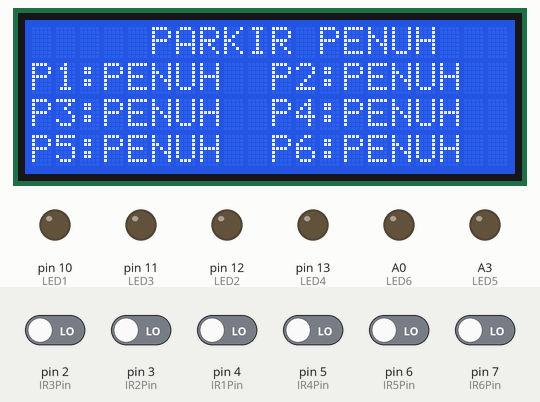
Bench run of a sketch on a simulated Arduino Uno, built with avr-gcc and run on an emulated ATmega328P. Parts: 20×4 character LCD, output pins drawn as LEDs (lit = HIGH). The inputs (shaded band) are chosen by the test bench; at power-on: pin 2 (IR3Pin), pin 3 (IR2Pin), pin 4 (IR1Pin), pin 5 (IR4Pin), pin 6 (IR5Pin), pin 7 (IR6Pin) LOW. What the sketch prints to the serial monitor is not drawn.

Above: at 1.2 s.
1.3 s: pin 3 (IR2Pin) driven HIGH
At 2.1 s:
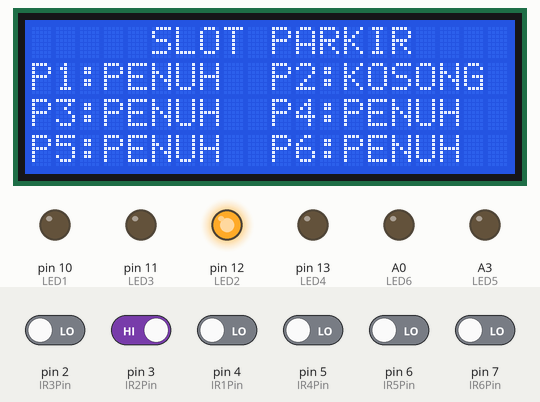
4.3 s: pin 2 (IR3Pin) driven HIGH
At 4.9 s:
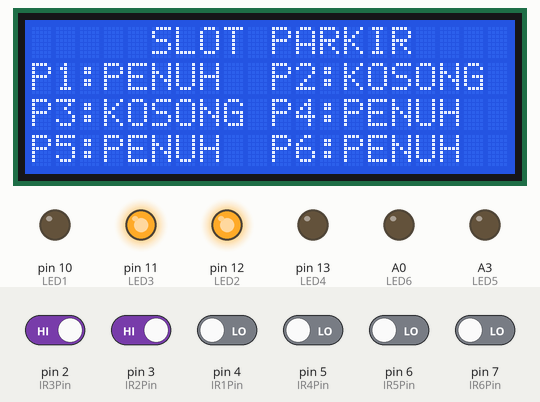
5.9 s: pin 6 (IR5Pin) driven HIGH
At 7.0 s:
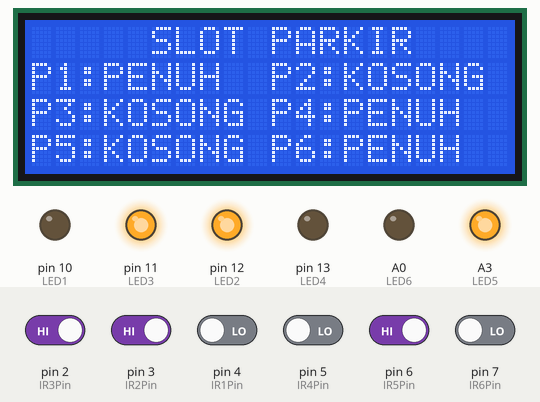
8.9 s: pin 4 (IR1Pin) driven HIGH
At 10.3 s:
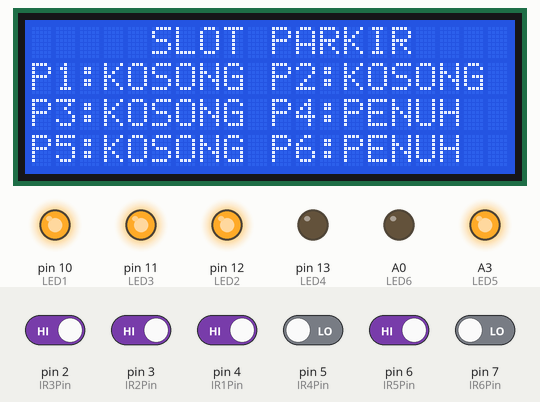
11.9 s: pin 5 (IR4Pin) driven HIGH
At 13.1 s:
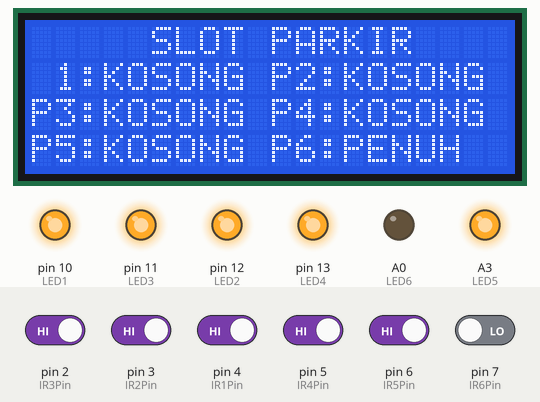
14.9 s: pin 7 (IR6Pin) driven HIGH
At 16.4 s:
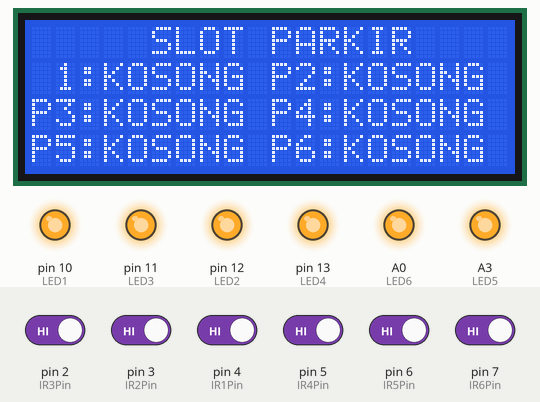
Timing chart, 0 to 17.5 s (numbered marks = the images above; inputs shaded):
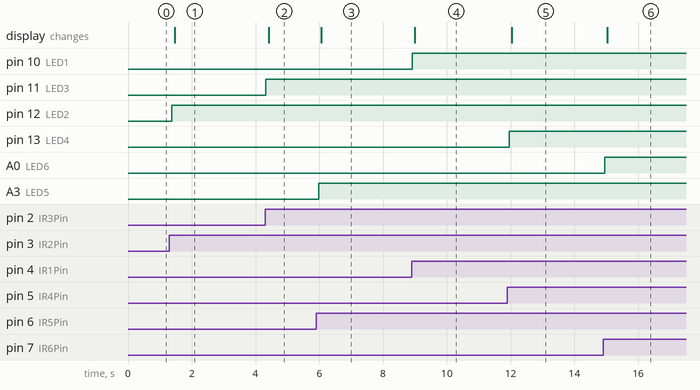

Measured:
- after the input at 1.3 s, pin 12 (LED2): LOW → HIGH after 0.08 s; the display: changes after 0.16 s (image 1)
- after the input at 4.3 s, pin 11 (LED3): LOW → HIGH at once; the display: changes after 0.11 s (image 2)
- after the input at 5.9 s, A3 (LED5): LOW → HIGH after 0.08 s; the display: changes after 0.16 s (image 3)
- after the input at 8.9 s, pin 10 (LED1): LOW → HIGH at once; the display: changes after 0.09 s (image 4)
- after the input at 11.9 s, pin 13 (LED4): LOW → HIGH after 0.06 s; the display: changes after 0.14 s (image 5)
- after the input at 14.9 s, A0 (LED6): LOW → HIGH after 0.05 s; the display: changes after 0.14 s (image 6)

The sketch:

parking_system_1_IR.ino
```cpp
#include <LiquidCrystal_I2C.h>
LiquidCrystal_I2C lcd(0x27,20,4);

#define IR1Pin 4
#define IR2Pin 3
#define IR3Pin 2
#define IR4Pin 5
#define IR5Pin 6
#define IR6Pin 7

#define LED1  10
#define LED2  12
#define LED3  11
#define LED4  13
#define LED5  A3
#define LED6  A0

void setup() {
  Serial.begin(9600);

  pinMode(IR1Pin, INPUT);
  pinMode(IR2Pin, INPUT);
  pinMode(IR3Pin, INPUT);
  pinMode(IR4Pin, INPUT);
  pinMode(IR5Pin, INPUT);
  pinMode(IR6Pin, INPUT);

  pinMode(LED1, OUTPUT);
  pinMode(LED2, OUTPUT);
  pinMode(LED3, OUTPUT);
  pinMode(LED4, OUTPUT);
  pinMode(LED5, OUTPUT);
  pinMode(LED6, OUTPUT);

  lcd.init(); lcd.backlight(); lcd.clear();

}

void loop() {

  bool IR1 = digitalRead(IR1Pin);
  bool IR2 = digitalRead(IR2Pin);
  bool IR3 = digitalRead(IR3Pin);
  bool IR4 = digitalRead(IR4Pin);
  bool IR5 = digitalRead(IR5Pin);
  bool IR6 = digitalRead(IR6Pin);

  Serial.print(IR1);Serial.print(IR2);
  Serial.print(IR3);Serial.print(IR4);
  Serial.print(IR5);Serial.println(IR6);

  String statusParkir1 = (!IR1) ? "PENUH" : "KOSONG";
  String statusParkir2 = (!IR2) ? "PENUH" : "KOSONG";
  String statusParkir3 = (!IR3) ? "PENUH" : "KOSONG";
  String statusParkir4 = (!IR4) ? "PENUH" : "KOSONG";
  String statusParkir5 = (!IR5) ? "PENUH" : "KOSONG";
  String statusParkir6 = (!IR6) ? "PENUH" : "KOSONG";
  String statusAll     = (!IR1 && !IR2 && !IR3 && !IR4 && !IR5 && !IR6) ?  "PARKIR PENUH" : "SLOT PARKIR";

  if(IR1){digitalWrite(LED1, HIGH);} else {digitalWrite(LED1, LOW);}
  if(IR2){digitalWrite(LED2, HIGH);} else {digitalWrite(LED2, LOW);}
  if(IR3){digitalWrite(LED3, HIGH);} else {digitalWrite(LED3, LOW);}
  if(IR4){digitalWrite(LED4, HIGH);} else {digitalWrite(LED4, LOW);}
  if(IR5){digitalWrite(LED5, HIGH);} else {digitalWrite(LED5, LOW);}
  if(IR6){digitalWrite(LED6, HIGH);} else {digitalWrite(LED6, LOW);}

  lcd.setCursor(0,0);  lcd.print("     " + statusAll + "     ");
  lcd.setCursor(0,1);  lcd.print("P1:"); lcd.print(statusParkir1);  lcd.print("  ");
  lcd.setCursor(10,1); lcd.print("P2:"); lcd.print(statusParkir2);  lcd.print("  ");
  lcd.setCursor(0,2);  lcd.print("P3:"); lcd.print(statusParkir3);  lcd.print("  ");
  lcd.setCursor(10,2); lcd.print("P4:"); lcd.print(statusParkir4);  lcd.print("  ");
  lcd.setCursor(0,3);  lcd.print("P5:"); lcd.print(statusParkir5);  lcd.print("  ");
  lcd.setCursor(10,3); lcd.print("P6:"); lcd.print(statusParkir6);  lcd.print("  ");

}
```
